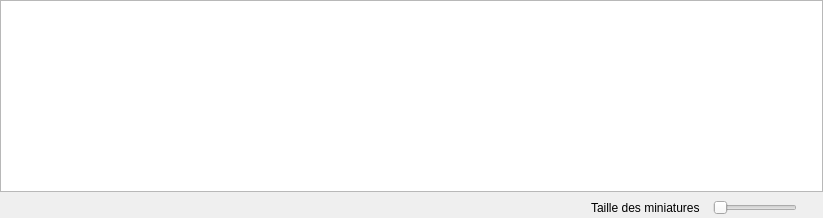
  <widget class="QDockWidget" name="dockSequence">
   <property name="minimumSize">
    <size>
     <width>212</width>
     <height>170</height>
    </size>
   </property>
   <property name="floating">
    <bool>false</bool>
   </property>
   <property name="features">
    <set>QDockWidget::DockWidgetClosable|QDockWidget::DockWidgetFloatable</set>
   </property>
   <property name="allowedAreas">
    <set>Qt::BottomDockWidgetArea</set>
   </property>
   <property name="windowTitle">
    <string>Séquence</string>
   </property>
   <attribute name="dockWidgetArea">
    <number>8</number>
   </attribute>
   <widget class="QWidget" name="dockSequenceContents">
    <layout class="QGridLayout" name="gridLayout_9">
     <property name="margin">
      <number>0</number>
     </property>
     <item row="0" column="0" colspan="4">
      <widget class="QGraphicsView" name="sequence"/>
     </item>
     <item row="1" column="0">
      <spacer name="sequence_PushRight">
       <property name="orientation">
        <enum>Qt::Horizontal</enum>
       </property>
       <property name="sizeHint" stdset="0">
        <size>
         <width>585</width>
         <height>20</height>
        </size>
       </property>
      </spacer>
     </item>
     <item row="1" column="1">
      <widget class="QLabel" name="sequence_L_ThumbSize">
       <property name="text">
        <string>Taille des miniatures  </string>
       </property>
      </widget>
     </item>
     <item row="1" column="2">
      <widget class="QSlider" name="sequence_I_ThumbSize">
       <property name="maximumSize">
        <size>
         <width>150</width>
         <height>16777215</height>
        </size>
       </property>
       <property name="orientation">
        <enum>Qt::Horizontal</enum>
       </property>
      </widget>
     </item>
     <item row="1" column="3">
      <spacer name="horizontalSpacer">
       <property name="orientation">
        <enum>Qt::Horizontal</enum>
       </property>
       <property name="sizeType">
        <enum>QSizePolicy::Fixed</enum>
       </property>
       <property name="sizeHint" stdset="0">
        <size>
         <width>20</width>
         <height>20</height>
        </size>
       </property>
      </spacer>
     </item>
    </layout>
   </widget>
  </widget>
